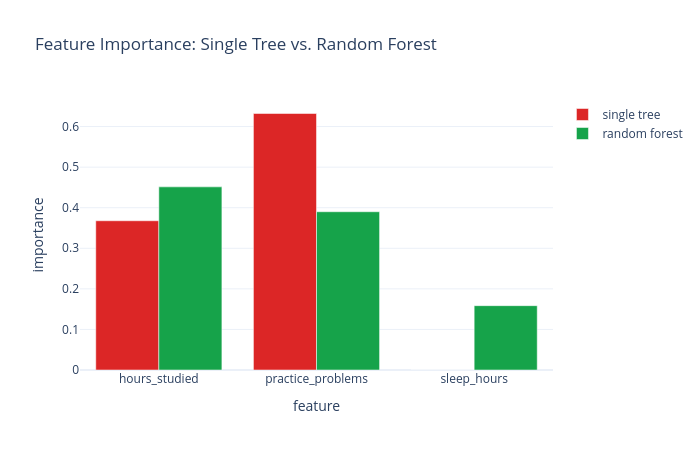

The code cell stored with this chart in its notebook:
### Markdown cell above
<details>
<summary>Show code</summary>

```python
X3 = pass_df[["hours_studied", "practice_problems", "sleep_hours"]]
y3 = pass_df["passed"]

single_tree_importance = DecisionTreeClassifier(max_depth=3, random_state=0).fit(X3, y3).feature_importances_
forest_importance = RandomForestClassifier(n_estimators=100, random_state=0).fit(X3, y3).feature_importances_

importance_figure = go.Figure()
importance_figure.add_trace(go.Bar(x=list(X3.columns), y=single_tree_importance, name="single tree", marker=dict(color="#dc2626")))
importance_figure.add_trace(go.Bar(x=list(X3.columns), y=forest_importance, name="random forest", marker=dict(color="#16a34a")))
importance_figure.update_layout(
    barmode="group", title="Feature Importance: Single Tree vs. Random Forest",
    xaxis_title="feature", yaxis_title="importance",
    template="plotly_white", width=700, height=450,
)
importance_figure.show()
```

</details>

### Code cell
X3 = pass_df[["hours_studied", "practice_problems", "sleep_hours"]]
y3 = pass_df["passed"]

single_tree_importance = DecisionTreeClassifier(max_depth=3, random_state=0).fit(X3, y3).feature_importances_
forest_importance = RandomForestClassifier(n_estimators=100, random_state=0).fit(X3, y3).feature_importances_

importance_figure = go.Figure()
importance_figure.add_trace(go.Bar(x=list(X3.columns), y=single_tree_importance, name="single tree", marker=dict(color="#dc2626")))
importance_figure.add_trace(go.Bar(x=list(X3.columns), y=forest_importance, name="random forest", marker=dict(color="#16a34a")))
importance_figure.update_layout(
    barmode="group", title="Feature Importance: Single Tree vs. Random Forest",
    xaxis_title="feature", yaxis_title="importance",
    template="plotly_white", width=700, height=450,
)
importance_figure.show()

### Figure 1 — Plotly figure (JSON) as saved in the notebook; plotly's stock layout.template omitted (floating-point values rounded to 4 significant figures)
{"data": [{"marker": {"color": "#dc2626"}, "name": "single tree", "type": "bar", "x": ["hours_studied", "practice_problems", "sleep_hours"], "y": [0.3678, 0.6322, 0.0]}, {"marker": {"color": "#16a34a"}, "name": "random forest", "type": "bar", "x": ["hours_studied", "practice_problems", "sleep_hours"], "y": [0.4514, 0.39, 0.1586]}], "layout": {"barmode": "group", "height": 450, "title": {"text": "Feature Importance: Single Tree vs. Random Forest"}, "width": 700, "xaxis": {"title": {"text": "feature"}}, "yaxis": {"title": {"text": "importance"}}}}
